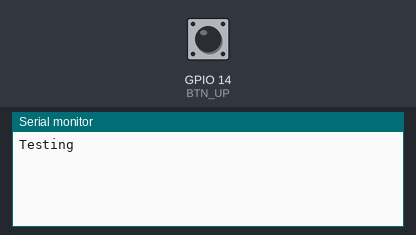
Simulated run of this sketch. Board: ESP32. Parts: the last lines printed to the serial monitor. The inputs (shaded band) are chosen by the test bench; at power-on: GPIO 14 (BTN_UP) HIGH.

Above: at 1.2 s.
1.3 s: GPIO 14 (BTN_UP) pulled LOW for 0.15 s
At 2.3 s:
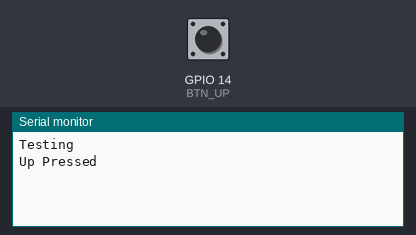
2.9 s: GPIO 14 (BTN_UP) pulled LOW for 3.2 s
At 6.0 s:
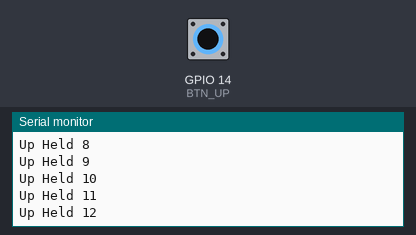
Timing chart, 0 to 7.5 s (numbered marks = the images above; inputs shaded):
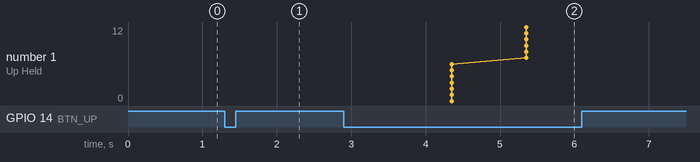

The sketch:

ButtonHoldingTesting.ino
```cpp
#define BTN_UP 14
#define BTN_SEL 27
#define BTN_DOWN 26

void setup() {
  Serial.begin(115200);
  Serial.println("Testing");
}

void loop() {
  buttonUp();
}

//Debounces the up button
void buttonUp() {
    static bool prevState = HIGH;
    static unsigned long prevTime = 0;

    bool currentState = digitalRead(BTN_UP);
    unsigned long now = millis();

    if(prevState == HIGH && currentState == LOW && now - prevTime > 150) {
      int test = 0;
      Serial.println("Up Pressed");

      while(currentState == LOW) {
        currentState = digitalRead(BTN_UP);
        unsigned long heldTime = (millis() - now);

        if(heldTime > 450 && ((heldTime - 450) % 1000) == 0) {
          Serial.print("Up Held ");
          Serial.println(test);
          test += 1;
        }
      }

      prevTime = now;
    }

    prevState = currentState;
}
```

Measured:
- after the input at 1.3 s, the serial monitor: prints a new line at once (image 1)
- after the input at 2.9 s, the serial monitor: prints a new line after 1.5 s (image 2)
